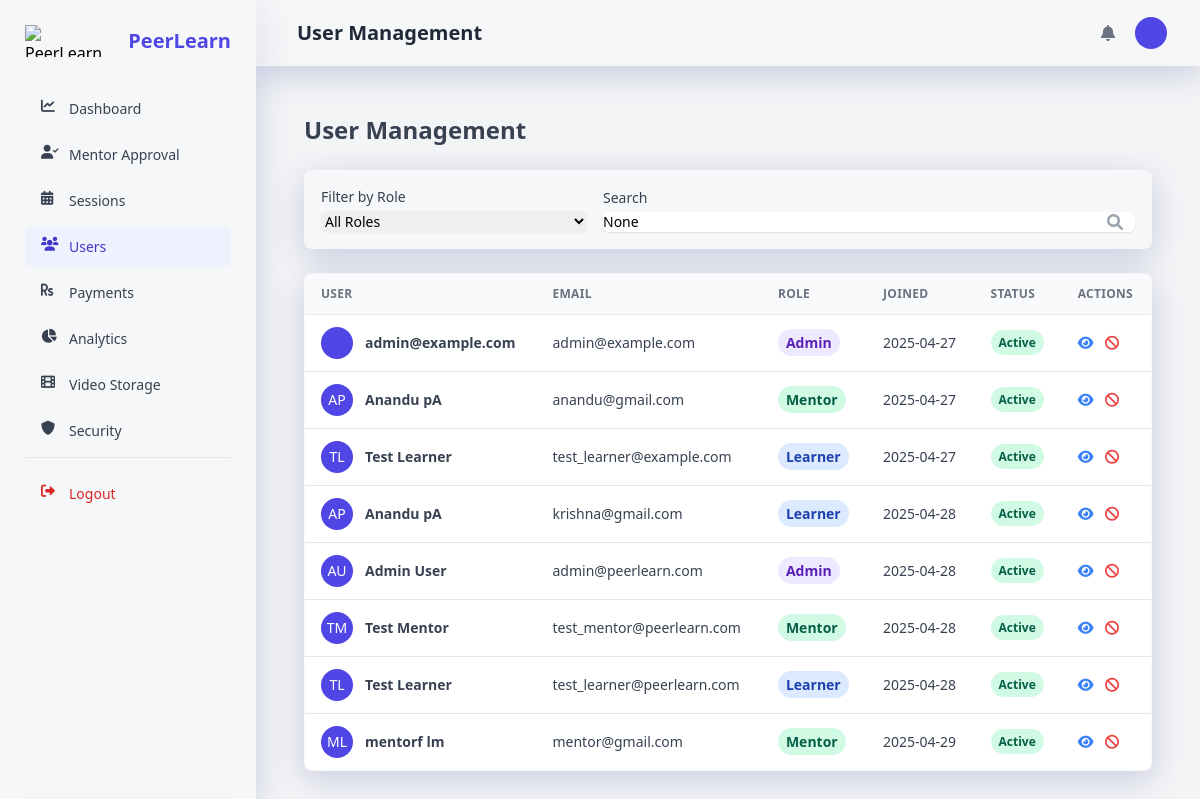
/admin-panel/users/ (signed in), run on an earlier commit of the app's database.
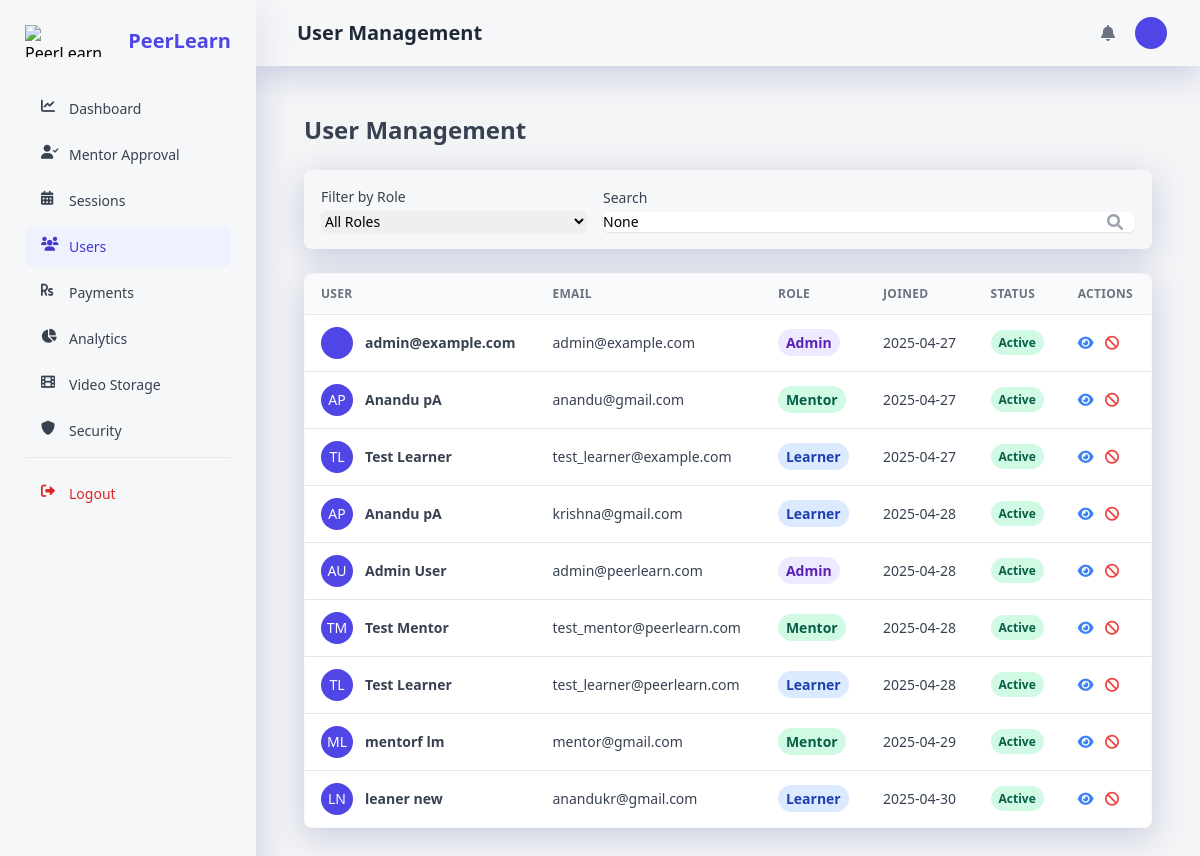
And on a later commit of the database.
### users/models.py (models this page shows, shortened)
class User(AbstractUser):
    ROLE_CHOICES = (
        ('learner', _('Learner')),
        ('mentor', _('Mentor')),
        ('admin', _('Admin')),
    )
    username = None
    email = models.EmailField(_('email address'), unique=True)
    profile_picture = models.ImageField(_('profile picture'), upload_to='profile_pictures/', blank=True, null=True)
    role = models.CharField(_('role'), max_length=10, choices=ROLE_CHOICES, default='learner')
    two_factor_enabled = models.BooleanField(_('two-factor authentication'), default=False)
    USERNAME_FIELD = 'email'
    REQUIRED_FIELDS = []
    objects = UserManager()
    def get_full_name(self):
        return f"{self.first_name} {self.last_name}".strip() or self.email
    full_name = property(get_full_name)

### admin_panel/views.py (the view)
# urls.py: path('users/', views.user_management, name='user_management'),
@login_required
@user_passes_test(is_admin)
def user_management(request):
    users = User.objects.all()
    role_filter = request.GET.get('role')
    search_query = request.GET.get('q')
    if role_filter:
        users = users.filter(role=role_filter)
    if search_query:
        users = users.filter(
            Q(email__icontains=search_query) |
            Q(first_name__icontains=search_query) |
            Q(last_name__icontains=search_query)
        )
    context = {
        'users': users,
        'role_filter': role_filter,
        'search_query': search_query,
    }
    return render(request, 'admin_panel/user_management.html', context)

### admin_panel/views.py (called while the page is built)
def is_admin(user):
    return user.is_authenticated and user.role == 'admin'

### templates/admin_panel/user_management.html (shortened to what the changed rows need)
{% extends 'admin_panel/base.html' %}
{% load static %}
{% load i18n %}
{% block header_title %}{% trans "User Management" %}{% endblock %}
{% block content %}
<div class="container px-6 mx-auto">
    <h2 class="my-6 text-2xl font-semibold text-gray-700">
        {% trans "User Management" %}
    </h2>
    <div class="w-full overflow-hidden rounded-lg shadow-xs glassmorphism mb-8">
        <div class="w-full overflow-x-auto">
            {% if users %}
            <table class="w-full whitespace-no-wrap">
                <thead>
                    <tr class="text-xs font-semibold tracking-wide text-left text-gray-500 uppercase border-b bg-gray-50">
                        <th class="px-4 py-3">{% trans "User" %}</th>
                        <th class="px-4 py-3">{% trans "Email" %}</th>
                        <th class="px-4 py-3">{% trans "Role" %}</th>
                        <th class="px-4 py-3">{% trans "Joined" %}</th>
                        <th class="px-4 py-3">{% trans "Status" %}</th>
                        <th class="px-4 py-3">{% trans "Actions" %}</th>
                    </tr>
                </thead>
                <tbody class="bg-white divide-y">
                    {% for user in users %}
                    <tr class="text-gray-700">
                        <td class="px-4 py-3">
                            <div class="flex items-center text-sm">
                                {% if user.profile_picture %}
                                <div class="relative hidden w-8 h-8 mr-3 rounded-full md:block">
                                    <img class="object-cover w-full h-full rounded-full" src="{{ user.profile_picture.url }}" alt="{{ user.get_full_name }}" loading="lazy">
                                    <div class="absolute inset-0 rounded-full shadow-inner" aria-hidden="true"></div>
                                </div>
                                {% else %}
                                <div class="h-8 w-8 rounded-full bg-indigo-600 flex items-center justify-center text-white uppercase mr-3">
                                    {{ user.first_name|first }}{{ user.last_name|first }}
                                </div>
                                {% endif %}
                                <div>
                                    <p class="font-semibold">{{ user.get_full_name }}</p>
                                </div>
                            </div>
                        </td>
                        <td class="px-4 py-3 text-sm">
                            {{ user.email }}
                        </td>
                        <td class="px-4 py-3 text-sm">
                            <span class="px-2 py-1 font-semibold leading-tight rounded-full
                                {% if user.role == 'admin' %}bg-purple-100 text-purple-800
                                {% elif user.role == 'mentor' %}bg-green-100 text-green-800
                                {% else %}bg-blue-100 text-blue-800{% endif %}">
                                {{ user.get_role_display }}
                            </span>
                        </td>
                        <td class="px-4 py-3 text-sm">
                            {{ user.date_joined|date:"Y-m-d" }}
                        </td>
                        <td class="px-4 py-3 text-xs">
                            <span class="px-2 py-1 font-semibold leading-tight rounded-full {% if user.is_active %}bg-green-100 text-green-800{% else %}bg-red-100 text-red-800{% endif %}">
                                {% if user.is_active %}{% trans "Active" %}{% else %}{% trans "Inactive" %}{% endif %}
                            </span>
                        </td>
                        <td class="px-4 py-3 text-sm">
                            <button class="text-blue-500 hover:underline mr-2" onclick="showUserDetailsModal({{ user.id }})">
                                <i class="fas fa-eye"></i>
                            </button>
                            {% if user.is_active %}
                            <button class="text-red-500 hover:underline mr-2" onclick="confirmDeactivateUser({{ user.id }}, '{{ user.get_full_name }}')">
                                <i class="fas fa-ban"></i>
                            </button>
                            {% else %}
                            <button class="text-green-500 hover:underline mr-2" onclick="confirmActivateUser({{ user.id }}, '{{ user.get_full_name }}')">
                                <i class="fas fa-check"></i>
                            </button>
                            {% endif %}
                        </td>
                    </tr>
                    {% endfor %}
                </tbody>
            </table>
            {% else %}
            <div class="p-4 text-center text-gray-500">
                {% trans "No users match your filters." %}
            </div>
            {% endif %}
        </div>
    </div>
</div>
{% endblock %}

What changed in the data, as far as the page shows it:
added User: first_name|first "L", last_name|first "N", get_full_name "leaner new", email "anandukr@gmail.com", role "Learner", date_joined "2025-04-30"
